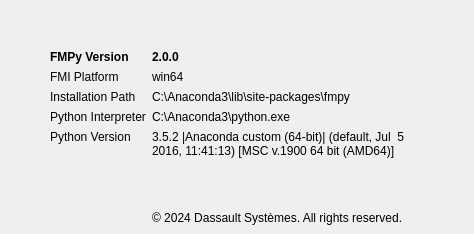
<?xml version="1.0" encoding="UTF-8"?>
<ui version="4.0">
 <class>Dialog</class>
 <widget class="QDialog" name="Dialog">
  <property name="geometry">
   <rect>
    <x>0</x>
    <y>0</y>
    <width>474</width>
    <height>234</height>
   </rect>
  </property>
  <property name="windowTitle">
   <string>About FMPy</string>
  </property>
  <property name="modal">
   <bool>true</bool>
  </property>
  <layout class="QFormLayout" name="formLayout">
   <property name="leftMargin">
    <number>50</number>
   </property>
   <property name="topMargin">
    <number>50</number>
   </property>
   <property name="rightMargin">
    <number>50</number>
   </property>
   <property name="bottomMargin">
    <number>9</number>
   </property>
   <item row="0" column="0">
    <widget class="QLabel" name="label">
     <property name="font">
      <font>
       <bold>true</bold>
      </font>
     </property>
     <property name="text">
      <string>FMPy Version</string>
     </property>
    </widget>
   </item>
   <item row="0" column="1">
    <widget class="QLabel" name="fmpyVersionLabel">
     <property name="font">
      <font>
       <bold>true</bold>
      </font>
     </property>
     <property name="text">
      <string>2.0.0</string>
     </property>
     <property name="textInteractionFlags">
      <set>Qt::TextInteractionFlag::LinksAccessibleByMouse|Qt::TextInteractionFlag::TextSelectableByMouse</set>
     </property>
    </widget>
   </item>
   <item row="1" column="0">
    <widget class="QLabel" name="label_10">
     <property name="text">
      <string>FMI Platform</string>
     </property>
    </widget>
   </item>
   <item row="1" column="1">
    <widget class="QLabel" name="fmiPlatformLabel">
     <property name="text">
      <string>win64</string>
     </property>
     <property name="textInteractionFlags">
      <set>Qt::TextInteractionFlag::LinksAccessibleByMouse|Qt::TextInteractionFlag::TextSelectableByMouse</set>
     </property>
    </widget>
   </item>
   <item row="2" column="0">
    <widget class="QLabel" name="label_6">
     <property name="text">
      <string>Installation Path</string>
     </property>
    </widget>
   </item>
   <item row="2" column="1">
    <widget class="QLabel" name="installationPathLabel">
     <property name="text">
      <string>C:\Anaconda3\lib\site-packages\fmpy</string>
     </property>
     <property name="textInteractionFlags">
      <set>Qt::TextInteractionFlag::LinksAccessibleByMouse|Qt::TextInteractionFlag::TextSelectableByMouse</set>
     </property>
    </widget>
   </item>
   <item row="4" column="0">
    <widget class="QLabel" name="label_4">
     <property name="text">
      <string>Python Interpreter</string>
     </property>
    </widget>
   </item>
   <item row="4" column="1">
    <widget class="QLabel" name="pythonInterpreterLabel">
     <property name="text">
      <string>C:\Anaconda3\python.exe</string>
     </property>
     <property name="textInteractionFlags">
      <set>Qt::TextInteractionFlag::LinksAccessibleByMouse|Qt::TextInteractionFlag::TextSelectableByMouse</set>
     </property>
    </widget>
   </item>
   <item row="6" column="0">
    <widget class="QLabel" name="label_2">
     <property name="text">
      <string>Python Version</string>
     </property>
     <property name="alignment">
      <set>Qt::AlignmentFlag::AlignLeading|Qt::AlignmentFlag::AlignLeft|Qt::AlignmentFlag::AlignTop</set>
     </property>
    </widget>
   </item>
   <item row="6" column="1">
    <widget class="QLabel" name="pythonVersionLabel">
     <property name="text">
      <string>3.5.2 |Anaconda custom (64-bit)| (default, Jul  5 2016, 11:41:13) [MSC v.1900 64 bit (AMD64)]</string>
     </property>
     <property name="wordWrap">
      <bool>true</bool>
     </property>
     <property name="textInteractionFlags">
      <set>Qt::TextInteractionFlag::LinksAccessibleByMouse|Qt::TextInteractionFlag::TextSelectableByMouse</set>
     </property>
    </widget>
   </item>
   <item row="8" column="1">
    <spacer name="verticalSpacer">
     <property name="orientation">
      <enum>Qt::Orientation::Vertical</enum>
     </property>
     <property name="sizeHint" stdset="0">
      <size>
       <width>20</width>
       <height>60</height>
      </size>
     </property>
    </spacer>
   </item>
   <item row="9" column="1">
    <widget class="QLabel" name="label_8">
     <property name="text">
      <string>© 2024 Dassault Systèmes. All rights reserved.</string>
     </property>
    </widget>
   </item>
  </layout>
 </widget>
 <resources/>
 <connections/>
</ui>
